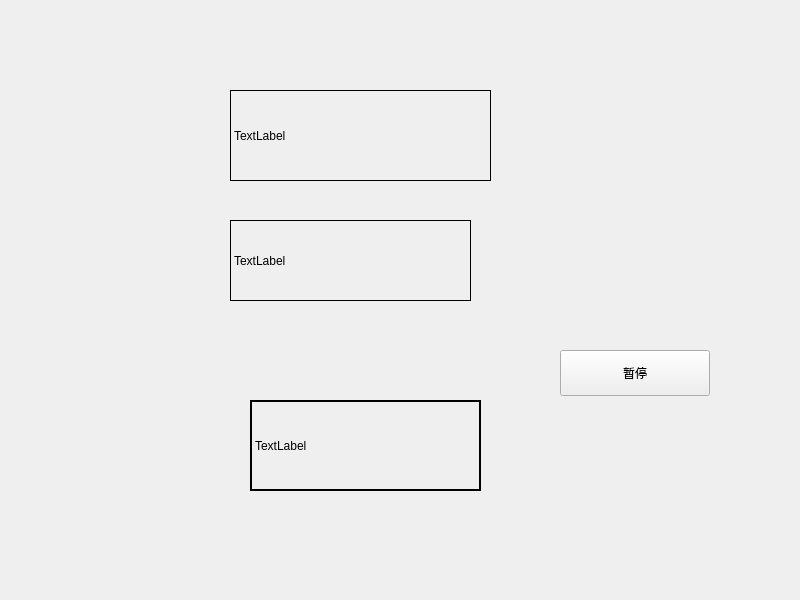
<?xml version="1.0" encoding="UTF-8"?>
<ui version="4.0">
 <class>Widget</class>
 <widget class="QWidget" name="Widget">
  <property name="geometry">
   <rect>
    <x>0</x>
    <y>0</y>
    <width>800</width>
    <height>600</height>
   </rect>
  </property>
  <property name="windowTitle">
   <string>Widget</string>
  </property>
  <widget class="myLabel" name="label">
   <property name="geometry">
    <rect>
     <x>230</x>
     <y>90</y>
     <width>261</width>
     <height>91</height>
    </rect>
   </property>
   <property name="frameShape">
    <enum>QFrame::Box</enum>
   </property>
   <property name="text">
    <string>TextLabel</string>
   </property>
  </widget>
  <widget class="QLabel" name="label_2">
   <property name="geometry">
    <rect>
     <x>230</x>
     <y>220</y>
     <width>241</width>
     <height>81</height>
    </rect>
   </property>
   <property name="frameShape">
    <enum>QFrame::Panel</enum>
   </property>
   <property name="text">
    <string>TextLabel</string>
   </property>
  </widget>
  <widget class="QLabel" name="label_3">
   <property name="geometry">
    <rect>
     <x>250</x>
     <y>400</y>
     <width>231</width>
     <height>91</height>
    </rect>
   </property>
   <property name="frameShape">
    <enum>QFrame::WinPanel</enum>
   </property>
   <property name="text">
    <string>TextLabel</string>
   </property>
  </widget>
  <widget class="QPushButton" name="btn">
   <property name="geometry">
    <rect>
     <x>560</x>
     <y>350</y>
     <width>150</width>
     <height>46</height>
    </rect>
   </property>
   <property name="text">
    <string>暂停</string>
   </property>
  </widget>
 </widget>
 <customwidgets>
  <customwidget>
   <class>myLabel</class>
   <extends>QLabel</extends>
   <header>mylabel.h</header>
  </customwidget>
 </customwidgets>
 <resources/>
 <connections/>
</ui>
